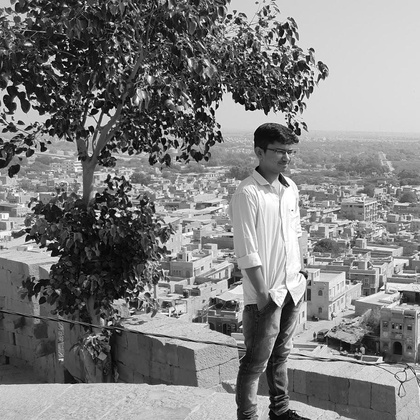
%> input picture Image_Processing/Lab9/my_gray_img.jpg, 420 x 420 px, shrunk from 913 x 913 before the run
$ octave Task6.m   (GNU Octave 9; MATLAB toolbox functions it lacks are replaced by stand-ins)
%> lines starting %> are read from the running program, lines starting %| are printed output that depends on the picture; in (x1, y1, x2, y2) boxes, pixels count from 0 and x2, y2 are one past the last pixel; in counts of white or black regions, pixels touching at a corner belong together; the program's own positions count from 1
#Gaussian Band Reject Filter
pkg load image;
r = imread("my_gray_img.jpg");
%> r is the input picture: size 420x420 uint8; min 0, max 255, mean 125.1

subplot(2,3,1);
imshow(r);
title("Original Image");

[m,n]=size(r);
%> m = 420; n = 420
M=2*m;
%> M = 840
N=2*n;
%> N = 840
pad=zeros(M,N);
pad(1:m,1:n)=r;
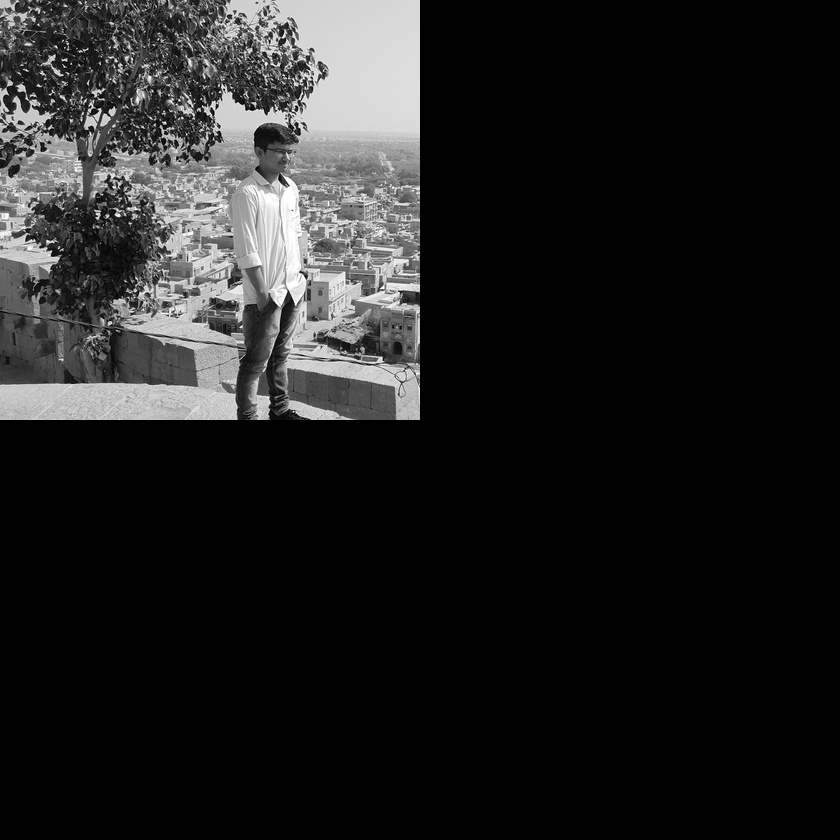
%> pad: size 840x840 double; min 0, max 255, mean 31.3

subplot(2,3,2);
imshow(uint8(pad));
title("Step-1");

for i=1:M
  for j=1:N
    pad(i,j)=pad(i,j)*(-1)^(i-1+j-1);
  endfor
endfor
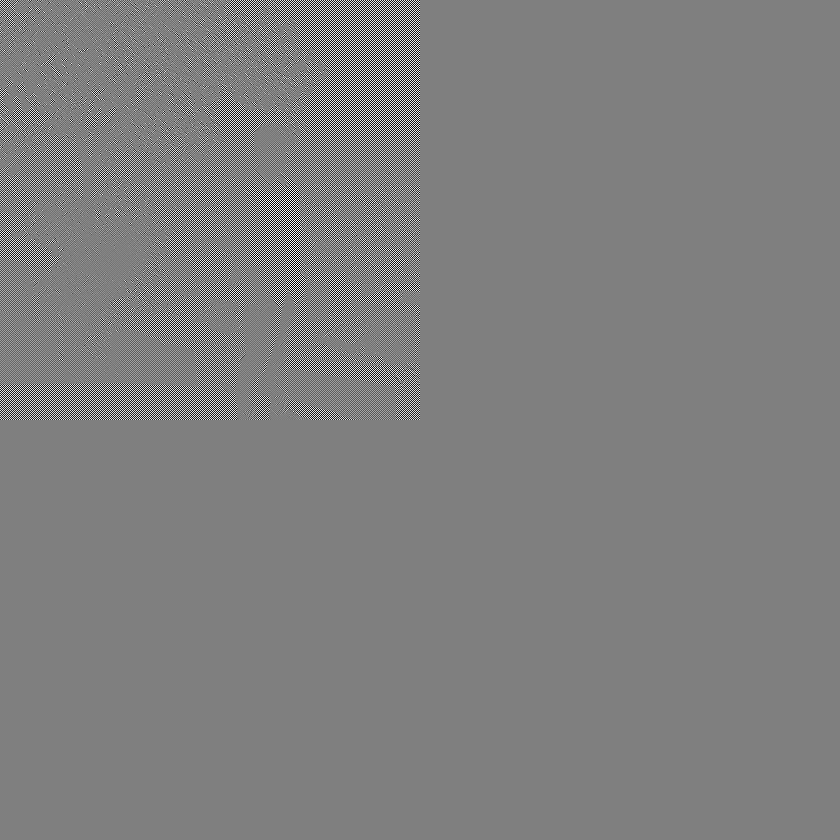
%> pad: size 840x840 double; 12.5% of pixels changed, all inside (x1, y1, x2, y2) = (0, 0, 420, 420); drawn with min black and max white

subplot(2,3,3);imshow(uint8(pad));title("Step-2");
%> after `imshow(uint8(pad))`:
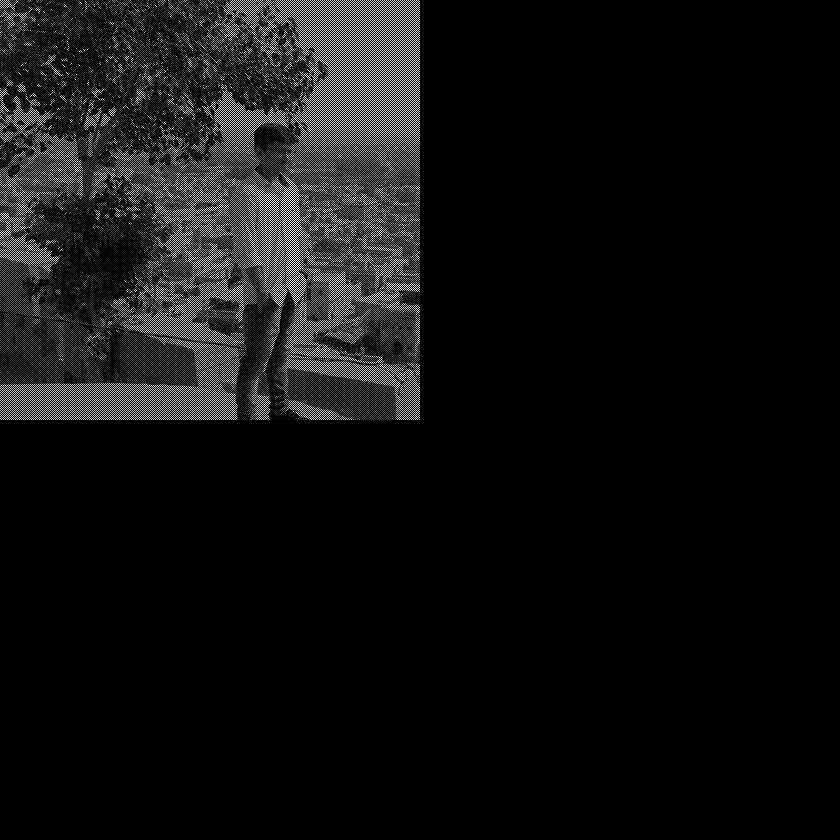
%> displayed picture: size 840x840, on the screen's scale of 0 to 255; min 0, max 255, mean 15.6

F = fft2(pad);
H = zeros(M,N);
D0=100;
W=20;
for i=1:M
  for j=1:N
    D=sqrt((i-M/2)^2+(j-N/2)^2);
    term = -power((((D*D)-(D0*D0))/(D*W)),2);
    H(i,j)=1-power(e,term);
  endfor
endfor
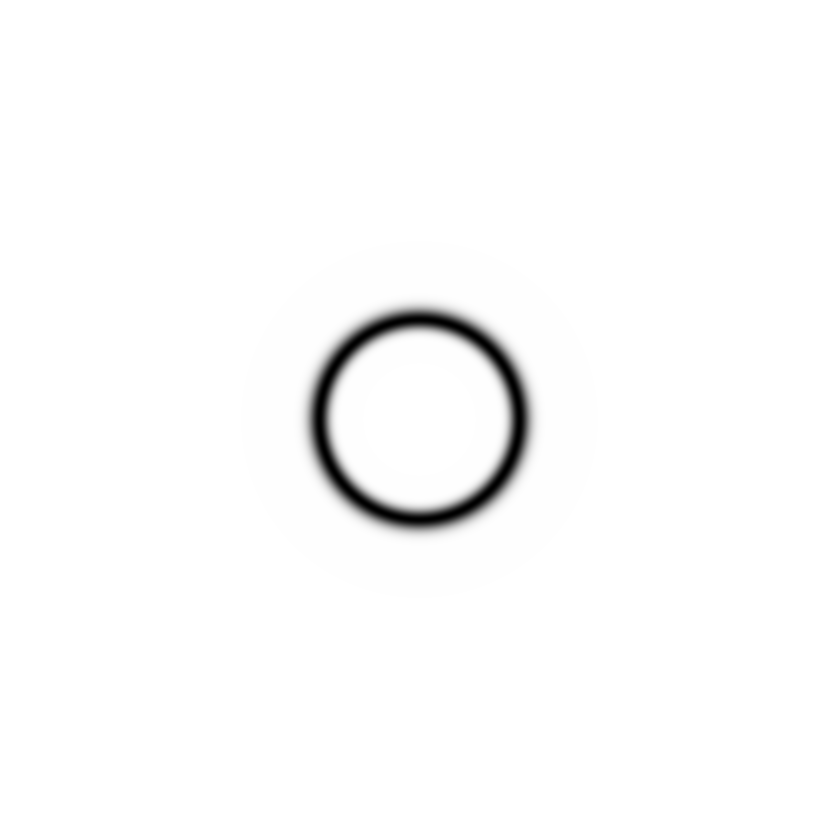
%> H: size 840x840 double; min 0, max 1, mean 0.984

subplot(2,3,4);imshow(H);title("Step-3");

G=H.*F;
Gp = real(ifft2(G));
for i=1:M
  for j=1:N
    st(i,j)=Gp(i,j)*(-1)^(i-1+j-1);
  endfor
endfor
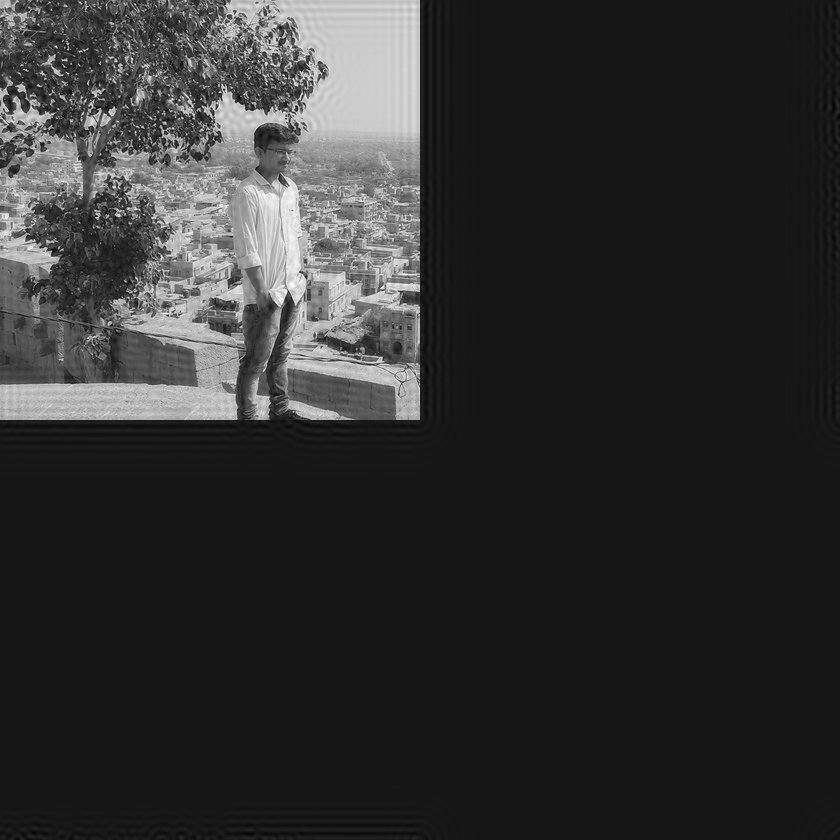
%> st: size 840x840 double; min -27.45, max 277.8, mean 31.3; drawn with min black and max white

subplot(2,3,5);imshow(uint8(st));title("Step-4");

subplot(2,3,6);s=st(1:m,1:n);
%> after `s=st(1:m,1:n)`:
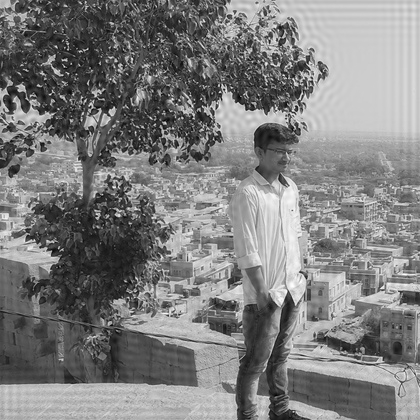
%> s: size 420x420 double; min -26.06, max 277.8, mean 125; drawn with min black and max white
imshow(uint8(s));title("Final Result");
